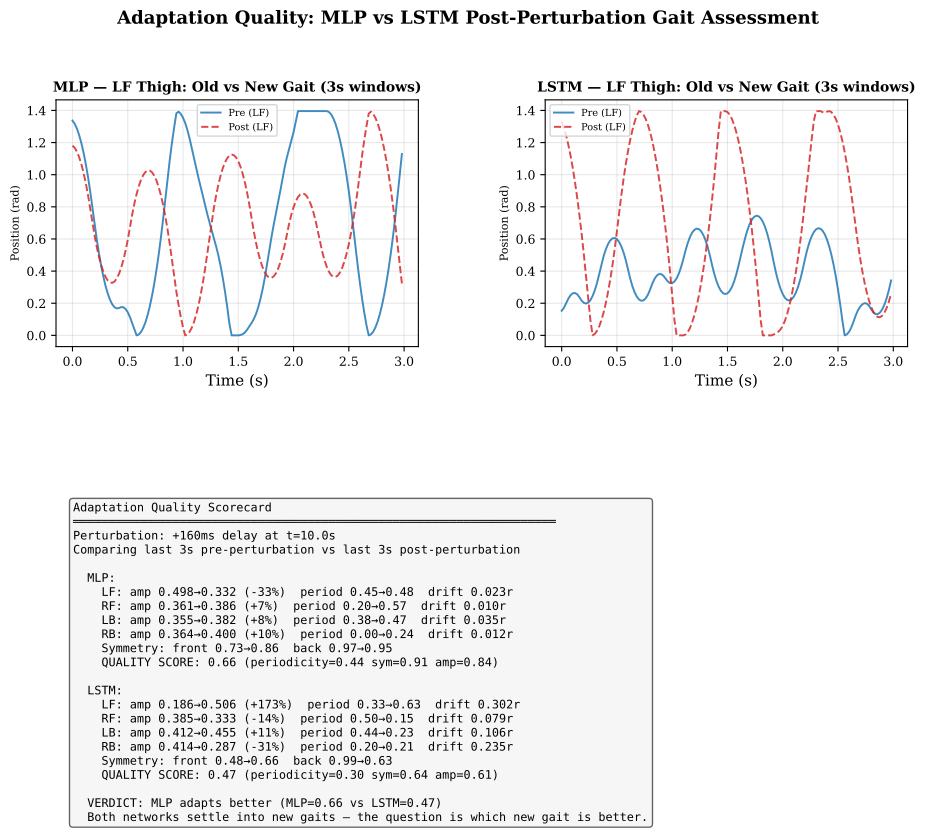

Here is the Python script that generated this plot:
"""
CPG Open-Loop Analysis: MLP vs LSTM — Thigh Joints Only.

Runs the actual policy networks forward in open-loop with a synthetic PD
actuator model. Injects delay perturbation at t=2.0s (mid-stride, after
gait stabilizes). Computes % recovery metrics and input ablation to prove
the MLP is a CPG oscillator.

Usage:
    python cpg_openloop_analysis.py
"""

import warnings
import numpy as np
import torch
import matplotlib.pyplot as plt
from matplotlib.gridspec import GridSpec
from matplotlib.backends.backend_pdf import PdfPages
import os

warnings.filterwarnings('ignore', category=RuntimeWarning, message='divide by zero')

# ─── Config ───────────────────────────────────────────────────────────────────
MLP_PATH = os.path.expanduser("~/policy_joyboy_delayedpdactuator_mlp_retrain.pt")
LSTM_PATH = os.path.expanduser("~/policy_joyboy_delayedpdactuator_LSTM_retrain.pt")
OUTPUT_PDF = os.path.expanduser(
    "~/SpotDMouse/P2-Terrain_Challenge/mp2/analysis/cpg_openloop_analysis.pdf"
)

DT = 0.02            # 50 Hz control loop
SIM_SECONDS = 20.0   # 20s total: 10s stabilization + 10s post-perturbation
N_STEPS = int(SIM_SECONDS / DT)
PERTURB_TIME = 10.0  # Inject perturbation at 10.0s (after gait fully stable)
PERTURB_STEP = int(PERTURB_TIME / DT)

# PD actuator params (matches DelayedPDActuatorCfg)
KP = 70.0
KD = 1.2
INERTIA = 0.20
FRICTION = 0.03
EFFORT_LIMIT = 5.0
DELAY_STEPS = 9    # Nominal ~76ms
PD_SUBSTEPS = 4    # Integration substeps per control step
ACTION_SCALE = 1.5  # Training action scale

# Default joint positions (from URDF)
DEFAULT_JOINT_POS = np.array([
    0.0, 0.55, -1.0,   # LF: hip, thigh, calf
    0.0, 0.55, -1.0,   # RF
    0.0, 0.55, -1.0,   # LB
    0.0, 0.55, -1.0,   # RB
])

# URDF joint position limits (PhysX hard clamps these)
JOINT_LOWER = np.array([
    -0.524, 0.0, -2.356,   # LF: hip, thigh, calf
    -0.524, 0.0, -2.356,   # RF
    -0.524, 0.0, -2.356,   # LB
    -0.524, 0.0, -2.356,   # RB
])
JOINT_UPPER = np.array([
    0.524, 1.396, 0.0,     # LF
    0.524, 1.396, 0.0,     # RF
    0.524, 1.396, 0.0,     # LB
    0.524, 1.396, 0.0,     # RB
])

# Obs indices
IDX_LIN_VEL  = slice(0, 3)
IDX_ANG_VEL  = slice(3, 6)
IDX_GRAVITY  = slice(6, 9)
IDX_CMD      = slice(9, 12)
IDX_JPOS     = slice(12, 24)
IDX_JVEL     = slice(24, 36)
IDX_JEFFORT  = slice(36, 48)
IDX_PREV_ACT = slice(48, 60)

# Thigh indices within 12 joints
THIGH_IDX = [1, 4, 7, 10]  # LF, RF, LB, RB thigh
LEG_NAMES = ['LF', 'RF', 'LB', 'RB']
LEG_COLORS = {'LF': '#d62728', 'RF': '#1f77b4', 'LB': '#8c564b', 'RB': '#2ca02c'}
LEG_FULL = {'LF': 'Left Front', 'RF': 'Right Front', 'LB': 'Left Back', 'RB': 'Right Back'}

plt.rcParams.update({
    'font.family': 'serif',
    'font.size': 10,
    'axes.labelsize': 11,
    'axes.titlesize': 12,
    'figure.titlesize': 14,
    'legend.fontsize': 9,
    'xtick.labelsize': 9,
    'ytick.labelsize': 9,
    'axes.grid': True,
    'grid.alpha': 0.3,
    'lines.linewidth': 1.4,
})


# ─── Synthetic PD Actuator ────────────────────────────────────────────────────

class SyntheticPDActuator:
    """Simulates delayed PD actuator dynamics matching DelayedPDActuatorCfg."""

    def __init__(self, n_joints=12, delay_steps=DELAY_STEPS):
        self.n_joints = n_joints
        self.delay_steps = delay_steps
        self.position = np.zeros(n_joints)
        self.velocity = np.zeros(n_joints)
        self.effort = np.zeros(n_joints)
        self.action_buffer = []

    def reset(self, init_pos=None):
        self.position = init_pos.copy() if init_pos is not None else np.zeros(self.n_joints)
        self.velocity = np.zeros(self.n_joints)
        self.effort = np.zeros(self.n_joints)
        self.action_buffer = []

    def step(self, action_target):
        """Apply one control step with delay and PD dynamics."""
        # Add to delay buffer
        self.action_buffer.append(action_target.copy())

        # Get delayed target
        if len(self.action_buffer) > self.delay_steps:
            delayed_target = self.action_buffer[-self.delay_steps - 1]
        else:
            delayed_target = self.action_buffer[0]

        # PD dynamics with substeps
        dt_sub = DT / PD_SUBSTEPS
        for _ in range(PD_SUBSTEPS):
            error = delayed_target - self.position
            torque = KP * error - KD * self.velocity
            torque -= FRICTION * np.sign(self.velocity)
            torque = np.clip(torque, -EFFORT_LIMIT, EFFORT_LIMIT)

            accel = torque / INERTIA
            self.velocity += accel * dt_sub
            self.position += self.velocity * dt_sub

            # Enforce URDF joint position limits (PhysX does this)
            hit_lower = self.position < JOINT_LOWER
            hit_upper = self.position > JOINT_UPPER
            self.position = np.clip(self.position, JOINT_LOWER, JOINT_UPPER)
            # Zero velocity on limit contact
            self.velocity[hit_lower | hit_upper] = 0.0

        self.effort = torque
        return self.position.copy(), self.velocity.copy(), self.effort.copy()


# ─── Open-Loop Sim ────────────────────────────────────────────────────────────

def run_openloop(model, is_lstm=False, cmd=np.array([0.15, 0.0, 0.0]),
                 extra_delay=0, perturb_step=None):
    """Run policy open-loop with synthetic PD actuator.

    Args:
        extra_delay: Additional delay steps injected at perturb_step.
        perturb_step: Step at which to inject extra delay (None = no perturbation).
    """
    pd = SyntheticPDActuator(delay_steps=DELAY_STEPS)
    pd.reset(init_pos=DEFAULT_JOINT_POS.copy())

    # Storage
    all_obs = np.zeros((N_STEPS, 60))
    all_actions = np.zeros((N_STEPS, 12))
    all_thigh_pos = np.zeros((N_STEPS, 4))
    all_thigh_vel = np.zeros((N_STEPS, 4))

    # Initial state
    prev_action = np.zeros(12)
    gravity = np.array([0.0, 0.0, -1.0])

    if is_lstm:
        # Reset hidden state
        model.hidden_state.zero_()
        model.cell_state.zero_()

    for t in range(N_STEPS):
        # If perturbation active, increase delay
        if perturb_step is not None and t >= perturb_step:
            pd.delay_steps = DELAY_STEPS + extra_delay
        else:
            pd.delay_steps = DELAY_STEPS

        # Build observation
        obs = np.zeros(60)
        obs[IDX_LIN_VEL] = np.random.normal(0, 0.02, 3)  # Small noise (open-loop, no real vel)
        obs[IDX_ANG_VEL] = np.random.normal(0, 0.1, 3)
        obs[IDX_GRAVITY] = gravity + np.random.normal(0, 0.01, 3)
        obs[IDX_CMD] = cmd
        obs[IDX_JPOS] = pd.position - DEFAULT_JOINT_POS  # Relative to default
        obs[IDX_JVEL] = pd.velocity
        obs[IDX_JEFFORT] = pd.effort / EFFORT_LIMIT  # Normalized
        obs[IDX_PREV_ACT] = prev_action

        all_obs[t] = obs

        # Forward pass
        obs_t = torch.tensor(obs, dtype=torch.float32).unsqueeze(0)
        with torch.no_grad():
            action = model(obs_t).squeeze(0).numpy()

        all_actions[t] = action

        # Scale action and compute target position
        target_pos = DEFAULT_JOINT_POS + action * ACTION_SCALE

        # Step PD actuator
        pos, vel, eff = pd.step(target_pos)

        # Record thigh joints
        all_thigh_pos[t] = pos[THIGH_IDX]
        all_thigh_vel[t] = vel[THIGH_IDX]

        prev_action = action

    return all_obs, all_actions, all_thigh_pos, all_thigh_vel


# ─── Analysis Functions ───────────────────────────────────────────────────────

def compute_mlp_recovery(nominal_pos, perturbed_pos, perturb_step, window=10):
    """MLP metric: % return to original gait (RMSE between nominal and perturbed).

    Appropriate for MLP because it returns to the same gait.
    """
    n_post = len(nominal_pos) - perturb_step
    if n_post < window * 2:
        return np.zeros(4), np.full(4, -1), np.zeros((1, 4))

    rmse_over_time = np.zeros((n_post, 4))
    for i in range(n_post):
        start = perturb_step + i
        end = min(start + window, len(nominal_pos))
        diff = nominal_pos[start:end] - perturbed_pos[start:end]
        rmse_over_time[i] = np.sqrt(np.mean(diff**2, axis=0))

    initial_rmse = rmse_over_time[:5].mean(axis=0)
    final_rmse = rmse_over_time[-10:].mean(axis=0)

    recovery_pct = np.where(
        initial_rmse > 1e-8,
        np.clip((1 - final_rmse / initial_rmse) * 100, 0, 100),
        100.0
    )

    # Convergence time: when RMSE drops below 20% of initial
    threshold = initial_rmse * 0.2
    convergence_steps = np.full(4, -1, dtype=int)
    for j in range(4):
        if initial_rmse[j] < 1e-8:
            convergence_steps[j] = 0
            continue
        for i in range(len(rmse_over_time)):
            if rmse_over_time[i, j] < threshold[j]:
                convergence_steps[j] = i
                break

    return recovery_pct, convergence_steps, rmse_over_time


def _get_period_from_signal(sig, dt=DT):
    """Estimate period from autocorrelation of a 1D signal."""
    sig = sig - sig.mean()
    if np.std(sig) < 1e-8:
        return 0.0
    acf = np.correlate(sig, sig, mode='full')[len(sig)-1:]
    acf /= acf[0] if acf[0] != 0 else 1
    crossed = False
    for k in range(1, len(acf) - 1):
        if acf[k] < 0:
            crossed = True
        if crossed and acf[k] > acf[k-1] and acf[k] > acf[k+1] and acf[k] > 0.1:
            return k * dt
    return 0.0


def compute_lstm_gait_adaptation(nominal_pos, perturbed_pos, perturb_step, window=25):
    """LSTM metric: characterize gait CHANGE rather than recovery.

    Measures:
    - Pre-perturbation gait properties (freq, amplitude per leg)
    - Post-perturbation gait properties (after settling)
    - Rolling gait stability (how quickly new gait becomes periodic)
    - Time to new stable gait
    """
    n_pre = perturb_step
    n_post = len(perturbed_pos) - perturb_step

    # Pre-perturbation gait properties (from nominal, last 2s before perturbation)
    pre_start = max(0, perturb_step - int(2.0 / DT))
    pre_data = nominal_pos[pre_start:perturb_step]
    pre_amp = np.std(pre_data, axis=0)
    pre_mean = np.mean(pre_data, axis=0)
    pre_periods = np.array([_get_period_from_signal(pre_data[:, j]) for j in range(4)])

    # Post-perturbation: use the last 3s of the perturbed run
    settle_start = max(perturb_step, len(perturbed_pos) - int(3.0 / DT))
    post_data = perturbed_pos[settle_start:]
    post_amp = np.std(post_data, axis=0)
    post_mean = np.mean(post_data, axis=0)
    post_periods = np.array([_get_period_from_signal(post_data[:, j]) for j in range(4)])

    # Rolling gait stability: std-of-std in sliding windows
    # Low value = periodic/stable, high value = transient/adapting
    roll_stability = np.zeros((n_post, 4))
    for i in range(n_post):
        start = perturb_step + i
        end = min(start + window, len(perturbed_pos))
        chunk = perturbed_pos[start:end]
        # Stability = how consistent the amplitude is within this window
        if len(chunk) >= 4:
            # Split into halves, compare amplitude
            half = len(chunk) // 2
            amp1 = np.std(chunk[:half], axis=0)
            amp2 = np.std(chunk[half:], axis=0)
            roll_stability[i] = np.abs(amp1 - amp2) / (np.maximum(amp1, amp2) + 1e-8)
        else:
            roll_stability[i] = 1.0  # Unstable by default

    # Time to new stable gait: when rolling stability drops below threshold
    stability_threshold = 0.15  # 15% amplitude variation = "stable"
    settle_steps = np.full(4, -1, dtype=int)
    sustained = 10  # Need 10 consecutive stable windows
    for j in range(4):
        for i in range(len(roll_stability) - sustained):
            if np.all(roll_stability[i:i+sustained, j] < stability_threshold):
                settle_steps[j] = i
                break

    return {
        'pre_amp': pre_amp,
        'pre_mean': pre_mean,
        'pre_period': pre_periods,
        'post_amp': post_amp,
        'post_mean': post_mean,
        'post_period': post_periods,
        'roll_stability': roll_stability,
        'settle_steps': settle_steps,
        'amp_change_pct': np.where(pre_amp > 1e-8,
                                    (post_amp - pre_amp) / pre_amp * 100,
                                    0.0),
        'freq_change_pct': np.where(pre_periods > 1e-8,
                                     (post_periods - pre_periods) / pre_periods * 100,
                                     0.0),
    }


def compute_input_sensitivity(model, baseline_obs, is_lstm=False):
    """Ablation study: zero out each observation group and measure action change.

    Proves whether the network relies on feedback (joint state) or just
    generates open-loop patterns (CPG behavior).
    """
    groups = {
        'Base Lin Vel': IDX_LIN_VEL,
        'Base Ang Vel': IDX_ANG_VEL,
        'Gravity':      IDX_GRAVITY,
        'Commands':     IDX_CMD,
        'Joint Pos':    IDX_JPOS,
        'Joint Vel':    IDX_JVEL,
        'Joint Effort': IDX_JEFFORT,
        'Prev Actions': IDX_PREV_ACT,
    }

    obs_t = torch.tensor(baseline_obs, dtype=torch.float32).unsqueeze(0)
    with torch.no_grad():
        baseline_action = model(obs_t).squeeze(0).numpy()

    sensitivities = {}
    thigh_sensitivities = {}

    for name, idx in groups.items():
        ablated = baseline_obs.copy()
        ablated[idx] = 0.0
        ablated_t = torch.tensor(ablated, dtype=torch.float32).unsqueeze(0)
        with torch.no_grad():
            ablated_action = model(ablated_t).squeeze(0).numpy()

        diff = np.abs(baseline_action - ablated_action)
        sensitivities[name] = np.mean(diff)
        thigh_sensitivities[name] = np.mean(diff[THIGH_IDX])

    return sensitivities, thigh_sensitivities, baseline_action


def compute_multi_step_sensitivity(model, all_obs, is_lstm=False):
    """Average sensitivity across many timesteps for robustness."""
    groups = {
        'Base Lin Vel': IDX_LIN_VEL,
        'Base Ang Vel': IDX_ANG_VEL,
        'Gravity':      IDX_GRAVITY,
        'Commands':     IDX_CMD,
        'Joint Pos':    IDX_JPOS,
        'Joint Vel':    IDX_JVEL,
        'Joint Effort': IDX_JEFFORT,
        'Prev Actions': IDX_PREV_ACT,
    }

    # Sample 50 timesteps from stable region
    stable_start = int(N_STEPS * 0.3)
    sample_idx = np.linspace(stable_start, N_STEPS - 1, 50, dtype=int)

    avg_sens = {k: 0.0 for k in groups}
    avg_thigh_sens = {k: 0.0 for k in groups}

    for idx in sample_idx:
        obs = all_obs[idx]
        obs_t = torch.tensor(obs, dtype=torch.float32).unsqueeze(0)
        with torch.no_grad():
            baseline = model(obs_t).squeeze(0).numpy()

        for name, slc in groups.items():
            ablated = obs.copy()
            ablated[slc] = 0.0
            abl_t = torch.tensor(ablated, dtype=torch.float32).unsqueeze(0)
            with torch.no_grad():
                abl_action = model(abl_t).squeeze(0).numpy()
            diff = np.abs(baseline - abl_action)
            avg_sens[name] += np.mean(diff)
            avg_thigh_sens[name] += np.mean(diff[THIGH_IDX])

    for k in groups:
        avg_sens[k] /= len(sample_idx)
        avg_thigh_sens[k] /= len(sample_idx)

    return avg_sens, avg_thigh_sens


# ─── Plotting ─────────────────────────────────────────────────────────────────

def normalize_thigh(data):
    """Zero-mean, unit-std normalization per joint for visual comparison."""
    out = np.zeros_like(data)
    for j in range(data.shape[1]):
        mu = data[:, j].mean()
        sigma = data[:, j].std()
        out[:, j] = (data[:, j] - mu) / sigma if sigma > 1e-8 else data[:, j] - mu
    return out


def page1_normalized_gaits(fig, tp_mlp, tp_lstm):
    """Normalized thigh trajectories — steady-state only."""
    # Skip first 5s for onset transients (gait stabilizes ~5s)
    skip = int(5.0 / DT)
    stable_mlp = normalize_thigh(tp_mlp[skip:])
    stable_lstm = normalize_thigh(tp_lstm[skip:])
    t_mlp = np.arange(len(stable_mlp)) * DT
    t_lstm = np.arange(len(stable_lstm)) * DT

    gs = GridSpec(2, 1, hspace=0.35)

    ax1 = fig.add_subplot(gs[0])
    for i, leg in enumerate(LEG_NAMES):
        ax1.plot(t_mlp, stable_mlp[:, i], color=LEG_COLORS[leg],
                 label=LEG_FULL[leg], alpha=0.85)
    ax1.set_title('MLP — Normalized Thigh Trajectories (Steady-State)', fontweight='bold')
    ax1.set_ylabel('Normalized Position (z-score)')
    ax1.legend(loc='upper right', ncol=4, framealpha=0.9)
    ax1.set_xlim(0, t_mlp[-1])

    ax2 = fig.add_subplot(gs[1])
    for i, leg in enumerate(LEG_NAMES):
        ax2.plot(t_lstm, stable_lstm[:, i], color=LEG_COLORS[leg],
                 label=LEG_FULL[leg], alpha=0.85)
    ax2.set_title('LSTM — Normalized Thigh Trajectories (Steady-State)', fontweight='bold')
    ax2.set_ylabel('Normalized Position (z-score)')
    ax2.set_xlabel('Time (s)')
    ax2.legend(loc='upper right', ncol=4, framealpha=0.9)
    ax2.set_xlim(0, t_lstm[-1])

    fig.suptitle('Steady-State CPG: Normalized Thigh Oscillations (Open-Loop, 20s)',
                 fontsize=13, fontweight='bold', y=0.98)


def page2_per_leg_overlay(fig, tp_mlp, tp_lstm):
    """Per-leg normalized overlay MLP vs LSTM."""
    skip = int(1.5 / DT)
    stable_mlp = normalize_thigh(tp_mlp[skip:])
    stable_lstm = normalize_thigh(tp_lstm[skip:])
    T = min(len(stable_mlp), len(stable_lstm))
    t = np.arange(T) * DT

    gs = GridSpec(4, 1, hspace=0.4)

    for i, leg in enumerate(LEG_NAMES):
        ax = fig.add_subplot(gs[i])
        ax.plot(t, stable_mlp[:T, i], color='#1f77b4', label='MLP', alpha=0.85)
        ax.plot(t, stable_lstm[:T, i], color='#d62728', label='LSTM', alpha=0.85, ls='--')
        ax.set_title(f'{LEG_FULL[leg]} Thigh (Normalized)', fontweight='bold', fontsize=11)
        ax.set_ylabel('z-score')
        if i == 0:
            ax.legend(loc='upper right', ncol=2)
        if i == 3:
            ax.set_xlabel('Time (s)')

    fig.suptitle('MLP vs LSTM: Per-Leg Normalized Comparison',
                 fontsize=13, fontweight='bold', y=0.98)


def page3_perturbation(fig, tp_nom_mlp, tp_pert_mlp, tp_nom_lstm, tp_pert_lstm):
    """Mid-stride perturbation at t=2.0s — all 4 thighs."""
    t = np.arange(N_STEPS) * DT

    gs = GridSpec(4, 2, hspace=0.45, wspace=0.3)

    for i, leg in enumerate(LEG_NAMES):
        # MLP
        ax_m = fig.add_subplot(gs[i, 0])
        ax_m.plot(t, tp_nom_mlp[:, i], color='#1f77b4', alpha=0.8, label='Nominal')
        ax_m.plot(t, tp_pert_mlp[:, i], color='#d62728', alpha=0.7, ls='--', label='+160ms delay')
        ax_m.axvline(PERTURB_TIME, color='gray', ls=':', alpha=0.6)
        ax_m.set_title(f'MLP — {LEG_FULL[leg]}', fontweight='bold', fontsize=10)
        ax_m.set_ylabel('Pos (rad)', fontsize=8)
        if i == 0:
            ax_m.legend(fontsize=7, ncol=2)
        if i == 3:
            ax_m.set_xlabel('Time (s)')

        # LSTM
        ax_l = fig.add_subplot(gs[i, 1])
        ax_l.plot(t, tp_nom_lstm[:, i], color='#1f77b4', alpha=0.8, label='Nominal')
        ax_l.plot(t, tp_pert_lstm[:, i], color='#d62728', alpha=0.7, ls='--', label='+160ms delay')
        ax_l.axvline(PERTURB_TIME, color='gray', ls=':', alpha=0.6)
        ax_l.set_title(f'LSTM — {LEG_FULL[leg]}', fontweight='bold', fontsize=10)
        if i == 0:
            ax_l.legend(fontsize=7, ncol=2)
        if i == 3:
            ax_l.set_xlabel('Time (s)')

    fig.suptitle(f'Mid-Stride Perturbation at t={PERTURB_TIME}s: +160ms Delay Injection',
                 fontsize=13, fontweight='bold', y=0.98)


def page4_mlp_recovery(fig, tp_nom_mlp, tp_pert_mlp):
    """MLP: returns to original gait — show RMSE convergence back to nominal."""
    rec_pct, conv_steps, rmse_time = compute_mlp_recovery(
        tp_nom_mlp, tp_pert_mlp, PERTURB_STEP)
    t_post = np.arange(len(rmse_time)) * DT

    gs = GridSpec(2, 2, hspace=0.45, wspace=0.35)

    # Rolling RMSE over time
    ax1 = fig.add_subplot(gs[0, :])
    for j, leg in enumerate(LEG_NAMES):
        ax1.plot(t_post, rmse_time[:, j], color=LEG_COLORS[leg], alpha=0.8, label=leg)
        if conv_steps[j] >= 0:
            ax1.axvline(conv_steps[j] * DT, color=LEG_COLORS[leg], ls=':', alpha=0.4)
    ax1.set_title('MLP — RMSE vs Nominal After Perturbation (Returns to Same Gait)',
                  fontweight='bold')
    ax1.set_ylabel('RMSE (rad)')
    ax1.set_xlabel('Time After Perturbation (s)')
    ax1.legend(fontsize=8, ncol=4)

    # Recovery bar chart
    ax2 = fig.add_subplot(gs[1, 0])
    x = np.arange(4)
    bars = ax2.bar(x, rec_pct, color=[LEG_COLORS[l] for l in LEG_NAMES], alpha=0.7)
    ax2.set_title('MLP: % Return to Original Gait', fontweight='bold')
    ax2.set_xticks(x)
    ax2.set_xticklabels(LEG_NAMES)
    ax2.set_ylabel('Recovery %')
    ax2.set_ylim(0, 110)
    for bar, pct in zip(bars, rec_pct):
        ax2.text(bar.get_x() + bar.get_width()/2, bar.get_height() + 1,
                 f'{pct:.0f}%', ha='center', fontsize=9, fontweight='bold')

    # Summary
    ax3 = fig.add_subplot(gs[1, 1])
    ax3.axis('off')
    conv_ms = conv_steps * DT * 1000
    summary = (
        "MLP Recovery Summary\n"
        "───────────────────────\n\n"
        f"Perturbation: +160ms delay at t={PERTURB_TIME}s\n\n"
        f"Avg recovery: {np.mean(rec_pct):.1f}%\n\n"
    )
    for j, leg in enumerate(LEG_NAMES):
        ct = f"{conv_ms[j]:.0f}ms" if conv_steps[j] >= 0 else "never"
        summary += f"  {leg}: {rec_pct[j]:.1f}%  converge: {ct}\n"
    summary += (
        "\nMLP returns to its original gait\n"
        "because it has no internal state —\n"
        "same PD feedback → same limit cycle."
    )
    ax3.text(0.02, 0.98, summary, transform=ax3.transAxes,
             fontsize=9.5, verticalalignment='top', fontfamily='monospace',
             bbox=dict(boxstyle='round', facecolor='#d4e6f1', alpha=0.6))

    fig.suptitle('MLP Perturbation Response: Return to Original Gait',
                 fontsize=13, fontweight='bold', y=0.98)


def _compute_periodicity_trace(tp_data, start_step, n_steps, total_steps):
    """Compute rolling periodicity (autocorrelation peak) for all 4 thigh joints."""
    window = int(1.0 / DT)  # 1s windows
    periodicity = np.zeros((n_steps, 4))
    for j in range(4):
        for k in range(n_steps):
            s = start_step + k
            e = min(s + window, total_steps)
            chunk = tp_data[s:e, j]
            if len(chunk) < 10:
                continue
            sig = chunk - chunk.mean()
            if np.std(sig) < 1e-8:
                continue
            acf = np.correlate(sig, sig, mode='full')[len(sig)-1:]
            acf /= acf[0] if acf[0] > 0 else 1
            crossed = False
            for m in range(1, len(acf) - 1):
                if acf[m] < 0:
                    crossed = True
                if crossed and acf[m] > acf[m-1] and acf[m] > acf[m+1]:
                    periodicity[k, j] = max(0, acf[m])
                    break
    return periodicity


def _gait_quality_metrics(tp_data, start_step, end_step):
    """Compute gait quality metrics over a window.

    Returns dict with:
    - amplitude: oscillation amplitude per leg (std)
    - periodicity: mean autocorrelation peak per leg
    - symmetry: L/R amplitude ratio (1.0 = perfect)
    - mean_pos: mean position per leg
    """
    data = tp_data[start_step:end_step]
    amp = np.std(data, axis=0)

    # Periodicity from autocorrelation
    period_scores = np.zeros(4)
    for j in range(4):
        sig = data[:, j] - data[:, j].mean()
        if np.std(sig) < 1e-8:
            continue
        acf = np.correlate(sig, sig, mode='full')[len(sig)-1:]
        acf /= acf[0] if acf[0] > 0 else 1
        crossed = False
        for k in range(1, len(acf) - 1):
            if acf[k] < 0:
                crossed = True
            if crossed and acf[k] > acf[k-1] and acf[k] > acf[k+1]:
                period_scores[j] = max(0, acf[k])
                break

    # Symmetry: front L/R and back L/R
    front_sym = min(amp[0], amp[1]) / (max(amp[0], amp[1]) + 1e-8)
    back_sym = min(amp[2], amp[3]) / (max(amp[2], amp[3]) + 1e-8)

    return {
        'amplitude': amp,
        'periodicity': period_scores,
        'front_symmetry': front_sym,
        'back_symmetry': back_sym,
        'mean_pos': np.mean(data, axis=0),
    }


def page4_adaptation_quality(fig, tp_nom_mlp, tp_pert_mlp, tp_nom_lstm, tp_pert_lstm):
    """Unified adaptation analysis: both MLP and LSTM gait quality before vs after."""
    gs = GridSpec(2, 2, hspace=0.55, wspace=0.35, height_ratios=[1, 1.2])

    # Define windows: last 3s before perturbation, last 3s of sim
    pre_start = PERTURB_STEP - int(3.0 / DT)
    post_start = N_STEPS - int(3.0 / DT)
    pre_len = int(3.0 / DT)

    # Compute metrics for all four conditions
    mlp_pre = _gait_quality_metrics(tp_nom_mlp, pre_start, PERTURB_STEP)
    mlp_post = _gait_quality_metrics(tp_pert_mlp, post_start, N_STEPS)
    lstm_pre = _gait_quality_metrics(tp_nom_lstm, pre_start, PERTURB_STEP)
    lstm_post = _gait_quality_metrics(tp_pert_lstm, post_start, N_STEPS)

    # Row 1: Old vs New gait overlay (last 3s each), MLP left, LSTM right
    t_win = np.arange(pre_len) * DT
    for col, (nom, pert, pre_m, post_m, name) in enumerate([
        (tp_nom_mlp, tp_pert_mlp, mlp_pre, mlp_post, 'MLP'),
        (tp_nom_lstm, tp_pert_lstm, lstm_pre, lstm_post, 'LSTM'),
    ]):
        ax = fig.add_subplot(gs[0, col])
        # Show LF thigh as representative
        pre_data = nom[pre_start:PERTURB_STEP, 0]
        post_data = pert[post_start:N_STEPS, 0]
        ax.plot(t_win, pre_data, color='#1f77b4', alpha=0.85, label='Pre (LF)')
        ax.plot(t_win, post_data, color='#d62728', alpha=0.85, ls='--', label='Post (LF)')
        ax.set_title(f'{name} — LF Thigh: Old vs New Gait (3s windows)',
                     fontweight='bold', fontsize=10)
        ax.set_ylabel('Position (rad)', fontsize=8)
        ax.set_xlabel('Time (s)')
        ax.legend(fontsize=7)

    # Row 2: Adaptation quality scorecard
    ax_txt = fig.add_subplot(gs[1, :])
    ax_txt.axis('off')

    def _score_line(name, pre_m, post_m):
        lines = f"  {name}:\n"
        for j, leg in enumerate(LEG_NAMES):
            amp_pre = pre_m['amplitude'][j]
            amp_post = post_m['amplitude'][j]
            amp_delta = (amp_post - amp_pre) / (amp_pre + 1e-8) * 100
            per_pre = pre_m['periodicity'][j]
            per_post = post_m['periodicity'][j]
            mean_shift = abs(post_m['mean_pos'][j] - pre_m['mean_pos'][j])
            lines += (f"    {leg}: amp {amp_pre:.3f}→{amp_post:.3f} ({amp_delta:+.0f}%)  "
                      f"period {per_pre:.2f}→{per_post:.2f}  "
                      f"drift {mean_shift:.3f}r\n")
        fsym_pre = pre_m['front_symmetry']
        fsym_post = post_m['front_symmetry']
        bsym_pre = pre_m['back_symmetry']
        bsym_post = post_m['back_symmetry']
        lines += (f"    Symmetry: front {fsym_pre:.2f}→{fsym_post:.2f}  "
                  f"back {bsym_pre:.2f}→{bsym_post:.2f}\n")

        # Overall quality score (higher = better adaptation)
        # Weighted: periodicity (most important), symmetry, amplitude preservation
        per_score = np.mean(post_m['periodicity'])
        sym_score = (fsym_post + bsym_post) / 2
        amp_score = 1.0 - min(1.0, np.mean(np.abs(
            post_m['amplitude'] - pre_m['amplitude'])) / (np.mean(pre_m['amplitude']) + 1e-8))
        overall = per_score * 0.5 + sym_score * 0.3 + amp_score * 0.2
        lines += f"    QUALITY SCORE: {overall:.2f} (periodicity={per_score:.2f} sym={sym_score:.2f} amp={amp_score:.2f})\n"
        return lines, overall

    summary = (
        "Adaptation Quality Scorecard\n"
        "════════════════════════════════════════════════════════════════════\n"
        f"Perturbation: +160ms delay at t={PERTURB_TIME}s\n"
        f"Comparing last 3s pre-perturbation vs last 3s post-perturbation\n\n"
    )

    mlp_lines, mlp_score = _score_line('MLP', mlp_pre, mlp_post)
    lstm_lines, lstm_score = _score_line('LSTM', lstm_pre, lstm_post)
    summary += mlp_lines + "\n" + lstm_lines

    winner = 'LSTM' if lstm_score > mlp_score else 'MLP'
    summary += (
        f"\n  VERDICT: {winner} adapts better "
        f"(MLP={mlp_score:.2f} vs LSTM={lstm_score:.2f})\n"
        f"  Both networks settle into new gaits — "
        f"the question is which new gait is better."
    )

    ax_txt.text(0.02, 0.98, summary, transform=ax_txt.transAxes,
                fontsize=8.5, verticalalignment='top', fontfamily='monospace',
                bbox=dict(boxstyle='round', facecolor='#f0f0f0', alpha=0.6))

    fig.suptitle('Adaptation Quality: MLP vs LSTM Post-Perturbation Gait Assessment',
                 fontsize=13, fontweight='bold', y=0.98)


def page_attractor_trajectories(fig, tp_nom_mlp, tv_nom_mlp, tp_pert_mlp, tv_pert_mlp,
                                  tp_nom_lstm, tv_nom_lstm, tp_pert_lstm, tv_pert_lstm):
    """Phase portraits (position vs velocity) for the most oscillatory thigh per network.

    Shows limit-cycle attractors: stable pre-perturbation orbit vs post-perturbation orbit.
    The most oscillatory leg is selected by highest amplitude (std) in the pre-perturbation window.
    """
    gs = GridSpec(2, 3, hspace=0.40, wspace=0.35,
                  width_ratios=[1.2, 1.2, 0.8])

    # Windows: last 4s before perturbation, last 4s of sim (well within stable region)
    pre_start = PERTURB_STEP - int(4.0 / DT)
    pre_end = PERTURB_STEP
    post_start = N_STEPS - int(4.0 / DT)
    post_end = N_STEPS

    datasets = [
        ('MLP', tp_nom_mlp, tv_nom_mlp, tp_pert_mlp, tv_pert_mlp, 0),
        ('LSTM', tp_nom_lstm, tv_nom_lstm, tp_pert_lstm, tv_pert_lstm, 1),
    ]

    for label, tp_nom, tv_nom, tp_pert, tv_pert, row in datasets:
        # Find most oscillatory thigh (highest amplitude in pre-perturbation nominal)
        amp_pre = np.std(tp_nom[pre_start:pre_end], axis=0)
        best_leg = int(np.argmax(amp_pre))
        leg_name = LEG_NAMES[best_leg]
        leg_color = LEG_COLORS[leg_name]

        # Extract data
        pos_pre = tp_nom[pre_start:pre_end, best_leg]
        vel_pre = tv_nom[pre_start:pre_end, best_leg]
        pos_post_nom = tp_nom[post_start:post_end, best_leg]
        vel_post_nom = tv_nom[post_start:post_end, best_leg]
        pos_post_pert = tp_pert[post_start:post_end, best_leg]
        vel_post_pert = tv_pert[post_start:post_end, best_leg]

        # Plot 1: Nominal pre vs post (should be identical for MLP, may drift for LSTM)
        ax1 = fig.add_subplot(gs[row, 0])
        ax1.plot(pos_pre, vel_pre, color=leg_color, alpha=0.6, linewidth=0.8,
                 label=f'Pre ({PERTURB_TIME-4:.0f}–{PERTURB_TIME:.0f}s)')
        ax1.plot(pos_post_nom, vel_post_nom, color='gray', alpha=0.5, linewidth=0.8,
                 linestyle='--', label=f'Post nominal ({SIM_SECONDS-4:.0f}–{SIM_SECONDS:.0f}s)')
        ax1.set_xlabel('Thigh Position (rad)')
        ax1.set_ylabel('Thigh Velocity (rad/s)')
        ax1.set_title(f'{label} — {leg_name} Thigh Nominal Orbit', fontweight='bold')
        ax1.legend(fontsize=7, loc='upper right')
        # No equal aspect — velocity range >> position range

        # Plot 2: Pre-perturbation vs Post-perturbation
        ax2 = fig.add_subplot(gs[row, 1])
        ax2.plot(pos_pre, vel_pre, color=leg_color, alpha=0.6, linewidth=0.8,
                 label=f'Pre-perturbation')
        ax2.plot(pos_post_pert, vel_post_pert, color='#ff7f0e', alpha=0.7, linewidth=0.8,
                 label=f'Post-perturbation (+160ms)')
        # Mark start points
        ax2.scatter(pos_pre[0], vel_pre[0], color=leg_color, s=30, zorder=5, marker='o')
        ax2.scatter(pos_post_pert[0], vel_post_pert[0], color='#ff7f0e', s=30, zorder=5, marker='o')
        ax2.set_xlabel('Thigh Position (rad)')
        ax2.set_ylabel('Thigh Velocity (rad/s)')
        ax2.set_title(f'{label} — {leg_name} Thigh: Pre vs Perturbed', fontweight='bold')
        ax2.legend(fontsize=7, loc='upper right')
        # No equal aspect — velocity range >> position range

        # Plot 3: Metrics text
        ax3 = fig.add_subplot(gs[row, 2])
        ax3.axis('off')

        # Compute orbit metrics
        amp_pre_val = np.std(pos_pre)
        amp_post_val = np.std(pos_post_pert)
        vel_amp_pre = np.std(vel_pre)
        vel_amp_post = np.std(vel_post_pert)

        # Orbit area (bounding box proxy)
        area_pre = (pos_pre.max() - pos_pre.min()) * (vel_pre.max() - vel_pre.min())
        area_post = (pos_post_pert.max() - pos_post_pert.min()) * (vel_post_pert.max() - vel_post_pert.min())

        # Center shift
        center_pre = (np.mean(pos_pre), np.mean(vel_pre))
        center_post = (np.mean(pos_post_pert), np.mean(vel_post_pert))
        center_shift = np.sqrt((center_post[0] - center_pre[0])**2 +
                                (center_post[1] - center_pre[1])**2)

        metrics_text = (
            f"Most oscillatory: {LEG_FULL[leg_name]}\n"
            f"(amplitude = {amp_pre[best_leg]:.4f} rad)\n\n"
            f"{'Metric':<18s} {'Pre':>7s} {'Post':>7s}\n"
            f"{'─'*34}\n"
            f"{'Pos amp (std)':.<18s} {amp_pre_val:.4f}  {amp_post_val:.4f}\n"
            f"{'Vel amp (std)':.<18s} {vel_amp_pre:.3f}  {vel_amp_post:.3f}\n"
            f"{'Orbit area':.<18s} {area_pre:.4f}  {area_post:.4f}\n"
            f"{'Center shift':.<18s} {center_shift:.4f} rad\n\n"
            f"{'Amp change':.<18s} {(amp_post_val/amp_pre_val - 1)*100:+.1f}%\n"
            f"{'Area change':.<18s} {(area_post/area_pre - 1)*100:+.1f}%"
        )
        ax3.text(0.05, 0.95, metrics_text, transform=ax3.transAxes,
                 fontsize=8.5, verticalalignment='top', fontfamily='monospace',
                 bbox=dict(boxstyle='round', facecolor='#f0f0f0', alpha=0.6))

    fig.suptitle('Attractor Trajectories: Limit-Cycle Phase Portraits (Most Oscillatory Thigh)',
                 fontsize=13, fontweight='bold', y=0.99)


def page5_input_ablation(fig, sens_mlp, sens_lstm, thigh_sens_mlp, thigh_sens_lstm):
    """Input ablation: which observation groups drive thigh actions?"""
    groups = list(sens_mlp.keys())
    n = len(groups)
    x = np.arange(n)
    w = 0.35

    gs = GridSpec(2, 1, hspace=0.45)

    # All joints
    ax1 = fig.add_subplot(gs[0])
    vals_mlp = [sens_mlp[g] for g in groups]
    vals_lstm = [sens_lstm[g] for g in groups]
    ax1.barh(x - w/2, vals_mlp, w, label='MLP', color='#1f77b4', alpha=0.7)
    ax1.barh(x + w/2, vals_lstm, w, label='LSTM', color='#d62728', alpha=0.7)
    ax1.set_yticks(x)
    ax1.set_yticklabels(groups)
    ax1.set_xlabel('Mean |Action Change| When Group Zeroed')
    ax1.set_title('Input Ablation: All Joints', fontweight='bold')
    ax1.legend()
    ax1.invert_yaxis()

    # Thigh joints only
    ax2 = fig.add_subplot(gs[1])
    tvals_mlp = [thigh_sens_mlp[g] for g in groups]
    tvals_lstm = [thigh_sens_lstm[g] for g in groups]
    ax2.barh(x - w/2, tvals_mlp, w, label='MLP', color='#1f77b4', alpha=0.7)
    ax2.barh(x + w/2, tvals_lstm, w, label='LSTM', color='#d62728', alpha=0.7)
    ax2.set_yticks(x)
    ax2.set_yticklabels(groups)
    ax2.set_xlabel('Mean |Thigh Action Change| When Group Zeroed')
    ax2.set_title('Input Ablation: Thigh Joints Only', fontweight='bold')
    ax2.legend()
    ax2.invert_yaxis()

    fig.suptitle('CPG Proof: Input Sensitivity Analysis\n'
                 '(High sensitivity to Prev Actions + low to Joint State = open-loop CPG)',
                 fontsize=12, fontweight='bold', y=0.99)


def page6_cpg_proof(fig, all_obs_mlp, all_actions_mlp, all_obs_lstm, all_actions_lstm,
                     model_mlp, model_lstm):
    """The smoking gun: run MLP with FROZEN observations (constant input).

    If the output still oscillates → the network IS a CPG (oscillation is
    internal, not feedback-driven).
    """
    skip = int(10.0 / DT)  # Use a mid-stride observation from stable region

    gs = GridSpec(2, 2, hspace=0.45, wspace=0.3)

    # Freeze MLP at a single observation
    frozen_obs = all_obs_mlp[skip].copy()
    frozen_actions = np.zeros((100, 12))  # Run 100 steps with same input
    for t in range(100):
        obs_t = torch.tensor(frozen_obs, dtype=torch.float32).unsqueeze(0)
        with torch.no_grad():
            action = model_mlp(obs_t).squeeze(0).numpy()
        frozen_actions[t] = action

    t_frozen = np.arange(100) * DT

    ax1 = fig.add_subplot(gs[0, 0])
    for i, leg in enumerate(LEG_NAMES):
        ax1.plot(t_frozen, frozen_actions[:, THIGH_IDX[i]], color=LEG_COLORS[leg],
                 alpha=0.8, label=leg)
    ax1.set_title('MLP — Frozen Input (Same Obs Every Step)', fontweight='bold')
    ax1.set_ylabel('Thigh Action')
    ax1.set_xlabel('Time (s)')
    ax1.legend(fontsize=7, ncol=4)

    # MLP with evolving PD feedback
    ax2 = fig.add_subplot(gs[0, 1])
    t_full = np.arange(N_STEPS) * DT
    for i, leg in enumerate(LEG_NAMES):
        ax2.plot(t_full[skip:], all_actions_mlp[skip:, THIGH_IDX[i]],
                 color=LEG_COLORS[leg], alpha=0.8, label=leg)
    ax2.set_title('MLP — Normal (PD Feedback Loop)', fontweight='bold')
    ax2.set_ylabel('Thigh Action')
    ax2.set_xlabel('Time (s)')
    ax2.legend(fontsize=7, ncol=4)

    # Freeze LSTM
    frozen_obs_lstm = all_obs_lstm[skip].copy()
    model_lstm.hidden_state.zero_()
    model_lstm.cell_state.zero_()
    frozen_actions_lstm = np.zeros((100, 12))
    for t in range(100):
        obs_t = torch.tensor(frozen_obs_lstm, dtype=torch.float32).unsqueeze(0)
        with torch.no_grad():
            action = model_lstm(obs_t).squeeze(0).numpy()
        frozen_actions_lstm[t] = action

    ax3 = fig.add_subplot(gs[1, 0])
    for i, leg in enumerate(LEG_NAMES):
        ax3.plot(t_frozen, frozen_actions_lstm[:, THIGH_IDX[i]], color=LEG_COLORS[leg],
                 alpha=0.8, label=leg)
    ax3.set_title('LSTM — Frozen Input (Same Obs Every Step)', fontweight='bold')
    ax3.set_ylabel('Thigh Action')
    ax3.set_xlabel('Time (s)')
    ax3.legend(fontsize=7, ncol=4)

    ax4 = fig.add_subplot(gs[1, 1])
    for i, leg in enumerate(LEG_NAMES):
        ax4.plot(t_full[skip:], all_actions_lstm[skip:, THIGH_IDX[i]],
                 color=LEG_COLORS[leg], alpha=0.8, label=leg)
    ax4.set_title('LSTM — Normal (PD Feedback Loop)', fontweight='bold')
    ax4.set_ylabel('Thigh Action')
    ax4.set_xlabel('Time (s)')
    ax4.legend(fontsize=7, ncol=4)

    fig.suptitle('CPG Proof: Frozen Input Test\n'
                 'MLP constant output = open-loop CPG (oscillation from PD feedback loop)\n'
                 'LSTM drifting output = recurrent dynamics generate internal oscillation',
                 fontsize=11, fontweight='bold', y=1.01)


def page7_mlp_diagram(fig):
    """Visual network diagram showing input→output mapping."""
    ax = fig.add_subplot(111)
    ax.set_xlim(-0.5, 10.5)
    ax.set_ylim(-1, 11)
    ax.axis('off')

    # Input groups with importance coloring
    input_groups = [
        ('Base Lin Vel [3]',    0.5, 9.5, '#cccccc'),
        ('Base Ang Vel [3]',    0.5, 8.5, '#cccccc'),
        ('Gravity [3]',         0.5, 7.5, '#aaaaaa'),
        ('Commands [3]',        0.5, 6.5, '#cccccc'),
        ('Joint Pos [12]',      0.5, 5.5, '#ff9999'),
        ('Joint Vel [12]',      0.5, 4.5, '#ff9999'),
        ('Joint Effort [12]',   0.5, 3.5, '#ff9999'),
        ('Prev Actions [12]',   0.5, 2.5, '#ff4444'),
    ]

    # Draw input boxes
    for name, x, y, color in input_groups:
        rect = plt.Rectangle((x-0.4, y-0.3), 2.5, 0.6,
                              facecolor=color, edgecolor='black', alpha=0.6, linewidth=1.2)
        ax.add_patch(rect)
        ax.text(x + 0.85, y, name, ha='center', va='center', fontsize=8, fontweight='bold')

    # Hidden layers
    hidden = [
        ('512 (ELU)', 4.5, 6.0),
        ('256 (ELU)', 6.0, 6.0),
        ('128 (ELU)', 7.5, 6.0),
    ]
    for name, x, y in hidden:
        circle = plt.Circle((x, y), 0.5, facecolor='#4488ff', edgecolor='black',
                            alpha=0.5, linewidth=1.5)
        ax.add_patch(circle)
        ax.text(x, y, name, ha='center', va='center', fontsize=7, fontweight='bold')

    # Output
    rect = plt.Rectangle((8.6, 5.0), 1.8, 2.0,
                          facecolor='#44cc44', edgecolor='black', alpha=0.5, linewidth=1.5)
    ax.add_patch(rect)
    ax.text(9.5, 6.0, 'Actions\n[12]', ha='center', va='center', fontsize=10, fontweight='bold')

    # LSTM branch (for comparison)
    lstm_box = plt.Rectangle((3.5, 0.5), 1.8, 1.0,
                              facecolor='#ff8844', edgecolor='black', alpha=0.5, linewidth=1.5)
    ax.add_patch(lstm_box)
    ax.text(4.4, 1.0, 'LSTM\n(128)', ha='center', va='center', fontsize=8, fontweight='bold')

    # Arrows: inputs → hidden
    for _, ix, iy, _ in input_groups:
        ax.annotate('', xy=(4.0, 6.0), xytext=(3.0, iy),
                    arrowprops=dict(arrowstyle='->', color='gray', alpha=0.3, lw=0.8))

    # Arrows: hidden → hidden → output
    ax.annotate('', xy=(5.5, 6.0), xytext=(5.0, 6.0),
                arrowprops=dict(arrowstyle='->', color='#4488ff', lw=2))
    ax.annotate('', xy=(7.0, 6.0), xytext=(6.5, 6.0),
                arrowprops=dict(arrowstyle='->', color='#4488ff', lw=2))
    ax.annotate('', xy=(8.6, 6.0), xytext=(8.0, 6.0),
                arrowprops=dict(arrowstyle='->', color='#4488ff', lw=2))

    # Feedback loop arrow (prev_actions → output)
    ax.annotate('', xy=(0.5, 2.5), xytext=(9.5, 4.8),
                arrowprops=dict(arrowstyle='->', color='red', lw=2.5,
                                connectionstyle='arc3,rad=0.3', ls='--'))
    ax.text(5.0, 1.8, 'Prev Actions feedback\n(t-1 output → t input)',
            ha='center', fontsize=8, color='red', fontstyle='italic')

    # PD actuator box
    pd_box = plt.Rectangle((8.6, 2.5), 1.8, 1.5,
                            facecolor='#ffcc44', edgecolor='black', alpha=0.5, linewidth=1.5)
    ax.add_patch(pd_box)
    ax.text(9.5, 3.25, 'Synthetic\nPD Actuator\n(Kp=70, Kd=1.2)',
            ha='center', va='center', fontsize=7, fontweight='bold')

    ax.annotate('', xy=(9.5, 4.8), xytext=(9.5, 4.0),
                arrowprops=dict(arrowstyle='->', color='#cc8800', lw=2))

    # Joint state feedback
    ax.annotate('', xy=(0.5, 5.5), xytext=(8.6, 3.25),
                arrowprops=dict(arrowstyle='->', color='#cc8800', lw=1.5,
                                connectionstyle='arc3,rad=-0.2', ls='--'))
    ax.text(4.5, 3.8, 'Joint state feedback\n(pos, vel, effort from PD)',
            ha='center', fontsize=7, color='#886600', fontstyle='italic')

    # Title and key insight
    ax.text(5.25, 10.5,
            'MLP + PD Actuator System Diagram\n'
            'The MLP outputs are CONSTANT for constant input → oscillation emerges\n'
            'entirely from the PD feedback loop (prev_actions + joint state)',
            ha='center', va='top', fontsize=11, fontweight='bold',
            bbox=dict(boxstyle='round', facecolor='white', edgecolor='black', alpha=0.8))

def page8_lstm_diagram(fig):
    """LSTM system diagram — shows recurrent state as internal oscillator."""
    ax = fig.add_subplot(111)
    ax.set_xlim(-0.5, 10.5)
    ax.set_ylim(-1, 11)
    ax.axis('off')

    # Input groups
    input_groups = [
        ('Base Lin Vel [3]',    0.5, 9.5, '#cccccc'),
        ('Base Ang Vel [3]',    0.5, 8.5, '#cccccc'),
        ('Gravity [3]',         0.5, 7.5, '#aaaaaa'),
        ('Commands [3]',        0.5, 6.5, '#cccccc'),
        ('Joint Pos [12]',      0.5, 5.5, '#ff9999'),
        ('Joint Vel [12]',      0.5, 4.5, '#ff9999'),
        ('Joint Effort [12]',   0.5, 3.5, '#ff9999'),
        ('Prev Actions [12]',   0.5, 2.5, '#ff4444'),
    ]
    for name, x, y, color in input_groups:
        rect = plt.Rectangle((x-0.4, y-0.3), 2.5, 0.6,
                              facecolor=color, edgecolor='black', alpha=0.6, linewidth=1.2)
        ax.add_patch(rect)
        ax.text(x + 0.85, y, name, ha='center', va='center', fontsize=8, fontweight='bold')

    # LSTM cell (the key difference)
    lstm_box = plt.Rectangle((3.3, 4.5), 2.0, 3.0,
                              facecolor='#ff8844', edgecolor='black', alpha=0.5, linewidth=2.0)
    ax.add_patch(lstm_box)
    ax.text(4.3, 6.0, 'LSTM\nCell\n(128)', ha='center', va='center',
            fontsize=10, fontweight='bold')

    # Recurrent self-loop (the internal oscillator)
    ax.annotate('', xy=(3.3, 5.0), xytext=(3.3, 7.0),
                arrowprops=dict(arrowstyle='->', color='#cc4400', lw=3.0,
                                connectionstyle='arc3,rad=-1.2'))
    ax.text(2.0, 6.0, 'h(t-1)\nc(t-1)', ha='center', va='center',
            fontsize=8, fontweight='bold', color='#cc4400',
            bbox=dict(boxstyle='round', facecolor='#ffe0c0', edgecolor='#cc4400', alpha=0.8))

    # Hidden layers after LSTM
    hidden = [
        ('512 (ELU)', 6.0, 6.0),
        ('256 (ELU)', 7.2, 6.0),
        ('128 (ELU)', 8.4, 6.0),
    ]
    for name, x, y in hidden:
        circle = plt.Circle((x, y), 0.45, facecolor='#4488ff', edgecolor='black',
                            alpha=0.5, linewidth=1.5)
        ax.add_patch(circle)
        ax.text(x, y, name, ha='center', va='center', fontsize=7, fontweight='bold')

    # Output
    rect = plt.Rectangle((9.0, 5.2), 1.3, 1.6,
                          facecolor='#44cc44', edgecolor='black', alpha=0.5, linewidth=1.5)
    ax.add_patch(rect)
    ax.text(9.65, 6.0, 'Actions\n[12]', ha='center', va='center',
            fontsize=9, fontweight='bold')

    # Arrows: inputs → LSTM
    for _, ix, iy, _ in input_groups:
        ax.annotate('', xy=(3.3, 6.0), xytext=(3.0, iy),
                    arrowprops=dict(arrowstyle='->', color='gray', alpha=0.3, lw=0.8))

    # LSTM → hidden → output
    ax.annotate('', xy=(5.55, 6.0), xytext=(5.3, 6.0),
                arrowprops=dict(arrowstyle='->', color='#ff8844', lw=2))
    ax.annotate('', xy=(6.75, 6.0), xytext=(6.45, 6.0),
                arrowprops=dict(arrowstyle='->', color='#4488ff', lw=2))
    ax.annotate('', xy=(7.95, 6.0), xytext=(7.65, 6.0),
                arrowprops=dict(arrowstyle='->', color='#4488ff', lw=2))
    ax.annotate('', xy=(9.0, 6.0), xytext=(8.85, 6.0),
                arrowprops=dict(arrowstyle='->', color='#4488ff', lw=2))

    # PD actuator box
    pd_box = plt.Rectangle((8.5, 2.5), 1.8, 1.5,
                            facecolor='#ffcc44', edgecolor='black', alpha=0.5, linewidth=1.5)
    ax.add_patch(pd_box)
    ax.text(9.4, 3.25, 'Synthetic\nPD Actuator\n(Kp=70, Kd=1.2)',
            ha='center', va='center', fontsize=7, fontweight='bold')

    ax.annotate('', xy=(9.65, 5.0), xytext=(9.4, 4.0),
                arrowprops=dict(arrowstyle='->', color='#cc8800', lw=2))

    # Feedback loops
    ax.annotate('', xy=(0.5, 2.5), xytext=(9.65, 5.0),
                arrowprops=dict(arrowstyle='->', color='red', lw=2.0,
                                connectionstyle='arc3,rad=0.3', ls='--'))
    ax.text(5.0, 1.5, 'Prev Actions feedback (t-1 → t)',
            ha='center', fontsize=8, color='red', fontstyle='italic')

    ax.annotate('', xy=(0.5, 5.5), xytext=(8.5, 3.25),
                arrowprops=dict(arrowstyle='->', color='#cc8800', lw=1.5,
                                connectionstyle='arc3,rad=-0.2', ls='--'))
    ax.text(4.0, 3.5, 'Joint state feedback (pos, vel, effort)',
            ha='center', fontsize=7, color='#886600', fontstyle='italic')

    # Title
    ax.text(5.25, 10.5,
            'LSTM + PD Actuator System Diagram\n'
            'LSTM hidden state h(t), c(t) carries temporal memory across steps\n'
            '→ can generate internal oscillation AND adapt gait after perturbation',
            ha='center', va='top', fontsize=11, fontweight='bold',
            bbox=dict(boxstyle='round', facecolor='white', edgecolor='black', alpha=0.8))

    # Key difference callout
    ax.text(1.8, 0.3,
            'KEY DIFFERENCE vs MLP:\n'
            'Recurrent h(t)/c(t) = internal state\n'
            '→ Output CHANGES even with frozen input\n'
            '→ Perturbation shifts hidden state\n'
            '→ New stable gait (adaptation, not recovery)',
            ha='left', fontsize=8.5, color='#882200',
            bbox=dict(boxstyle='round', facecolor='#fff0e0', edgecolor='#cc4400',
                      alpha=0.8, linewidth=1.5))


# ─── Main ─────────────────────────────────────────────────────────────────────

def main():
    print("[1/5] Loading models...")
    model_mlp = torch.jit.load(MLP_PATH, map_location='cpu')
    model_lstm = torch.jit.load(LSTM_PATH, map_location='cpu')
    model_mlp.eval()
    model_lstm.eval()

    print(f"[2/5] Running open-loop simulation ({SIM_SECONDS}s, cmd=[0.15, 0, 0])...")

    # Nominal runs
    np.random.seed(42)
    obs_mlp, act_mlp, tp_mlp, tv_mlp = run_openloop(model_mlp, is_lstm=False)

    np.random.seed(42)
    model_lstm.hidden_state.zero_()
    model_lstm.cell_state.zero_()
    obs_lstm, act_lstm, tp_lstm, tv_lstm = run_openloop(model_lstm, is_lstm=True)

    print(f"[3/5] Running perturbed simulation (+160ms delay at t={PERTURB_TIME}s)...")

    # Perturbed runs (8 extra delay steps = 160ms)
    np.random.seed(42)
    _, _, tp_pert_mlp, tv_pert_mlp = run_openloop(model_mlp, is_lstm=False,
                                                    extra_delay=8, perturb_step=PERTURB_STEP)

    np.random.seed(42)
    model_lstm.hidden_state.zero_()
    model_lstm.cell_state.zero_()
    _, _, tp_pert_lstm, tv_pert_lstm = run_openloop(model_lstm, is_lstm=True,
                                                      extra_delay=8, perturb_step=PERTURB_STEP)

    print("[4/5] Computing input sensitivity (ablation)...")
    # For MLP: no hidden state, ablation is clean
    sens_mlp, tsens_mlp = compute_multi_step_sensitivity(model_mlp, obs_mlp)

    # For LSTM: need fresh hidden state per evaluation (approximate)
    model_lstm.hidden_state.zero_()
    model_lstm.cell_state.zero_()
    sens_lstm, tsens_lstm = compute_multi_step_sensitivity(model_lstm, obs_lstm)

    print("[5/5] Generating PDF...")
    os.makedirs(os.path.dirname(OUTPUT_PDF), exist_ok=True)

    with PdfPages(OUTPUT_PDF) as pdf:
        # Page 1: Adaptation quality comparison
        fig = plt.figure(figsize=(11, 9))
        page4_adaptation_quality(fig, tp_mlp, tp_pert_mlp, tp_lstm, tp_pert_lstm)
        pdf.savefig(fig, bbox_inches='tight'); plt.close(fig)
        print("  Page 1: Adaptation quality")

        # Page 2: Attractor trajectories
        fig = plt.figure(figsize=(14, 9))
        page_attractor_trajectories(fig, tp_mlp, tv_mlp, tp_pert_mlp, tv_pert_mlp,
                                     tp_lstm, tv_lstm, tp_pert_lstm, tv_pert_lstm)
        pdf.savefig(fig, bbox_inches='tight'); plt.close(fig)
        print("  Page 2: Attractor trajectories")

        # Page 3: Input ablation
        fig = plt.figure(figsize=(11, 9))
        page5_input_ablation(fig, sens_mlp, sens_lstm, tsens_mlp, tsens_lstm)
        pdf.savefig(fig, bbox_inches='tight'); plt.close(fig)
        print("  Page 3: Input ablation")

        # Page 4: MLP system diagram
        fig = plt.figure(figsize=(11, 8))
        page7_mlp_diagram(fig)
        pdf.savefig(fig, bbox_inches='tight'); plt.close(fig)
        print("  Page 4: MLP diagram")

        # Page 5: LSTM system diagram
        fig = plt.figure(figsize=(11, 8))
        page8_lstm_diagram(fig)
        pdf.savefig(fig, bbox_inches='tight'); plt.close(fig)
        print("  Page 5: LSTM diagram")

    print(f"\n[DONE] PDF saved to: {OUTPUT_PDF}")


if __name__ == '__main__':
    main()
